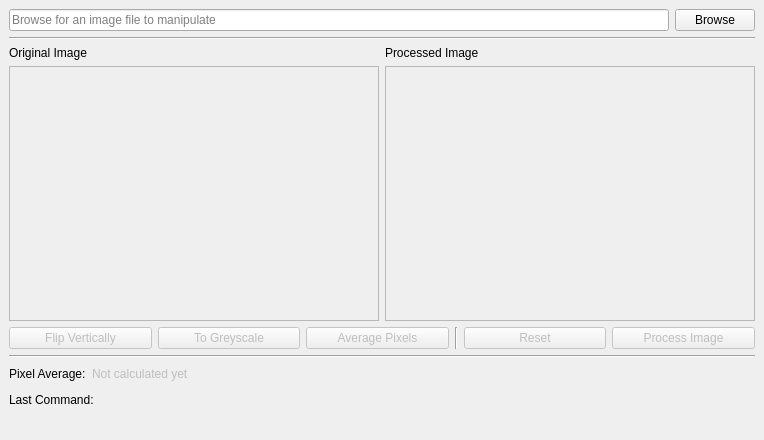
<?xml version="1.0" encoding="UTF-8"?>
<ui version="4.0">
 <class>MainWindow</class>
 <widget class="QMainWindow" name="MainWindow">
  <property name="geometry">
   <rect>
    <x>0</x>
    <y>0</y>
    <width>761</width>
    <height>440</height>
   </rect>
  </property>
  <property name="windowTitle">
   <string>MainWindow</string>
  </property>
  <widget class="QWidget" name="centralwidget">
   <layout class="QVBoxLayout" name="verticalLayout_2">
    <item>
     <layout class="QHBoxLayout" name="ImageBrowser">
      <item>
       <widget class="QLineEdit" name="lblImageFile">
        <property name="readOnly">
         <bool>true</bool>
        </property>
        <property name="placeholderText">
         <string>Browse for an image file to manipulate</string>
        </property>
       </widget>
      </item>
      <item>
       <widget class="QPushButton" name="btnBrowse">
        <property name="text">
         <string>Browse</string>
        </property>
       </widget>
      </item>
     </layout>
    </item>
    <item>
     <widget class="Line" name="line_3">
      <property name="orientation">
       <enum>Qt::Horizontal</enum>
      </property>
     </widget>
    </item>
    <item>
     <layout class="QGridLayout" name="gridLayout">
      <item row="0" column="1">
       <widget class="QLabel" name="label_3">
        <property name="text">
         <string>Processed Image</string>
        </property>
       </widget>
      </item>
      <item row="0" column="0">
       <widget class="QLabel" name="label_2">
        <property name="text">
         <string>Original Image</string>
        </property>
       </widget>
      </item>
      <item row="1" column="0">
       <widget class="QFrame" name="frame">
        <property name="minimumSize">
         <size>
          <width>0</width>
          <height>0</height>
         </size>
        </property>
        <property name="frameShape">
         <enum>QFrame::StyledPanel</enum>
        </property>
        <property name="frameShadow">
         <enum>QFrame::Raised</enum>
        </property>
        <layout class="QVBoxLayout" name="verticalLayout">
         <item>
          <widget class="QLabel" name="lblOriginalImage">
           <property name="minimumSize">
            <size>
             <width>350</width>
             <height>235</height>
            </size>
           </property>
           <property name="text">
            <string/>
           </property>
           <property name="alignment">
            <set>Qt::AlignCenter</set>
           </property>
          </widget>
         </item>
        </layout>
       </widget>
      </item>
      <item row="1" column="1">
       <widget class="QFrame" name="frame_2">
        <property name="frameShape">
         <enum>QFrame::StyledPanel</enum>
        </property>
        <property name="frameShadow">
         <enum>QFrame::Raised</enum>
        </property>
        <layout class="QVBoxLayout" name="verticalLayout_3">
         <item>
          <widget class="QLabel" name="lblProcessedImage">
           <property name="minimumSize">
            <size>
             <width>350</width>
             <height>235</height>
            </size>
           </property>
           <property name="text">
            <string/>
           </property>
           <property name="alignment">
            <set>Qt::AlignCenter</set>
           </property>
          </widget>
         </item>
        </layout>
       </widget>
      </item>
     </layout>
    </item>
    <item>
     <layout class="QHBoxLayout" name="ActionButtons">
      <item>
       <widget class="QPushButton" name="btnFlip">
        <property name="enabled">
         <bool>false</bool>
        </property>
        <property name="text">
         <string>Flip Vertically</string>
        </property>
       </widget>
      </item>
      <item>
       <widget class="QPushButton" name="btnGreyscale">
        <property name="enabled">
         <bool>false</bool>
        </property>
        <property name="text">
         <string>To Greyscale</string>
        </property>
       </widget>
      </item>
      <item>
       <widget class="QPushButton" name="btnAverage">
        <property name="enabled">
         <bool>false</bool>
        </property>
        <property name="text">
         <string>Average Pixels</string>
        </property>
       </widget>
      </item>
      <item>
       <widget class="Line" name="line">
        <property name="orientation">
         <enum>Qt::Vertical</enum>
        </property>
       </widget>
      </item>
      <item>
       <widget class="QPushButton" name="btnReset">
        <property name="enabled">
         <bool>false</bool>
        </property>
        <property name="text">
         <string>Reset</string>
        </property>
       </widget>
      </item>
      <item>
       <widget class="QPushButton" name="btnProcess">
        <property name="enabled">
         <bool>false</bool>
        </property>
        <property name="text">
         <string>Process Image</string>
        </property>
       </widget>
      </item>
     </layout>
    </item>
    <item>
     <widget class="Line" name="line_2">
      <property name="orientation">
       <enum>Qt::Horizontal</enum>
      </property>
     </widget>
    </item>
    <item>
     <layout class="QHBoxLayout" name="Average">
      <item>
       <widget class="QLabel" name="lblAverageLabel">
        <property name="font">
         <font>
          <bold>false</bold>
         </font>
        </property>
        <property name="text">
         <string>Pixel Average:</string>
        </property>
       </widget>
      </item>
      <item>
       <widget class="QLabel" name="lblAverage">
        <property name="enabled">
         <bool>false</bool>
        </property>
        <property name="text">
         <string>Not calculated yet</string>
        </property>
       </widget>
      </item>
      <item>
       <spacer name="horizontalSpacer">
        <property name="orientation">
         <enum>Qt::Horizontal</enum>
        </property>
        <property name="sizeHint" stdset="0">
         <size>
          <width>40</width>
          <height>20</height>
         </size>
        </property>
       </spacer>
      </item>
     </layout>
    </item>
    <item>
     <layout class="QHBoxLayout" name="CommandHistory">
      <item>
       <widget class="QLabel" name="lblLastCommandLabel">
        <property name="text">
         <string>Last Command:</string>
        </property>
       </widget>
      </item>
      <item>
       <widget class="QLabel" name="lblLastCommand">
        <property name="text">
         <string/>
        </property>
       </widget>
      </item>
      <item>
       <spacer name="horizontalSpacer_2">
        <property name="orientation">
         <enum>Qt::Horizontal</enum>
        </property>
        <property name="sizeHint" stdset="0">
         <size>
          <width>40</width>
          <height>20</height>
         </size>
        </property>
       </spacer>
      </item>
     </layout>
    </item>
    <item>
     <spacer name="verticalSpacer">
      <property name="orientation">
       <enum>Qt::Vertical</enum>
      </property>
      <property name="sizeHint" stdset="0">
       <size>
        <width>20</width>
        <height>40</height>
       </size>
      </property>
     </spacer>
    </item>
   </layout>
  </widget>
 </widget>
 <resources/>
 <connections/>
</ui>
